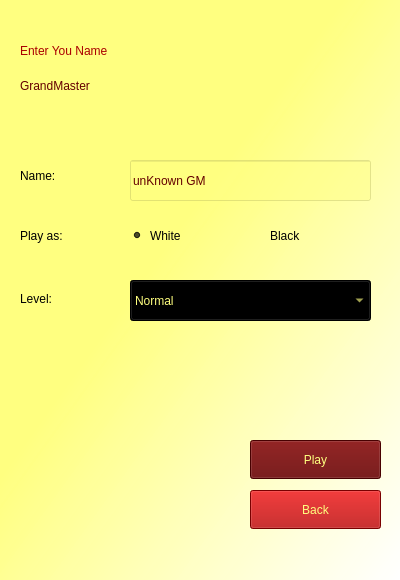
<?xml version="1.0" encoding="UTF-8"?>
<ui version="4.0">
 <class>GameStarterForm</class>
 <widget class="QWidget" name="GameStarterForm">
  <property name="geometry">
   <rect>
    <x>0</x>
    <y>0</y>
    <width>400</width>
    <height>580</height>
   </rect>
  </property>
  <property name="windowTitle">
   <string>Form</string>
  </property>
  <property name="styleSheet">
   <string notr="true">background-color: qlineargradient(spread:pad, x1:0.432, y1:0.409091, x2:1, y2:1, stop:0 rgba(255, 255, 127, 243), stop:1 rgba(255, 255, 255, 255));</string>
  </property>
  <widget class="QLabel" name="txtPlayerName_2">
   <property name="geometry">
    <rect>
     <x>20</x>
     <y>160</y>
     <width>91</width>
     <height>31</height>
    </rect>
   </property>
   <property name="styleSheet">
    <string notr="true">background-color: rgba(255, 255, 255, 0);
font: 18pt &quot;Cooper Black&quot;;</string>
   </property>
   <property name="text">
    <string>Name:</string>
   </property>
  </widget>
  <widget class="QLabel" name="txtPlayerName_4">
   <property name="geometry">
    <rect>
     <x>20</x>
     <y>283</y>
     <width>91</width>
     <height>31</height>
    </rect>
   </property>
   <property name="styleSheet">
    <string notr="true">background-color: rgba(255, 255, 255, 0);
font: 18pt &quot;Cooper Black&quot;;</string>
   </property>
   <property name="text">
    <string>Level:</string>
   </property>
  </widget>
  <widget class="QLabel" name="txtPlayerName_3">
   <property name="geometry">
    <rect>
     <x>20</x>
     <y>220</y>
     <width>91</width>
     <height>31</height>
    </rect>
   </property>
   <property name="styleSheet">
    <string notr="true">background-color: rgba(255, 255, 255, 0);
font: 18pt &quot;Cooper Black&quot;;</string>
   </property>
   <property name="text">
    <string>Play as:</string>
   </property>
  </widget>
  <widget class="QLabel" name="lbl">
   <property name="geometry">
    <rect>
     <x>20</x>
     <y>30</y>
     <width>321</width>
     <height>41</height>
    </rect>
   </property>
   <property name="styleSheet">
    <string notr="true">background-color: rgba(255, 255, 255, 0);
font: 26pt &quot;Cooper Black&quot;;
color:rgb(170, 0, 0);</string>
   </property>
   <property name="text">
    <string>Enter You Name </string>
   </property>
  </widget>
  <widget class="QLineEdit" name="txtPlayerName">
   <property name="geometry">
    <rect>
     <x>130</x>
     <y>160</y>
     <width>241</width>
     <height>41</height>
    </rect>
   </property>
   <property name="styleSheet">
    <string notr="true">background-color:rgba(255, 255, 127, 100);
font: 18pt &quot;Cooper Black&quot;;
color: rgb(100, 0, 0);</string>
   </property>
   <property name="text">
    <string>unKnown GM</string>
   </property>
  </widget>
  <widget class="QLabel" name="txtPlayerName_6">
   <property name="geometry">
    <rect>
     <x>230</x>
     <y>-20</y>
     <width>211</width>
     <height>201</height>
    </rect>
   </property>
   <property name="styleSheet">
    <string notr="true">background-color: rgba(255, 255, 255, 0);
font: 18pt &quot;Cooper Black&quot;;</string>
   </property>
   <property name="text">
    <string/>
   </property>
   <property name="pixmap">
    <pixmap>Images/playerhand.png</pixmap>
   </property>
   <property name="scaledContents">
    <bool>true</bool>
   </property>
  </widget>
  <widget class="QRadioButton" name="radioWhite">
   <property name="geometry">
    <rect>
     <x>130</x>
     <y>220</y>
     <width>151</width>
     <height>31</height>
    </rect>
   </property>
   <property name="styleSheet">
    <string notr="true">background-color: rgba(255, 255, 255, 0);
font: 18pt &quot;Cooper Black&quot;;</string>
   </property>
   <property name="text">
    <string>White</string>
   </property>
   <property name="checked">
    <bool>true</bool>
   </property>
  </widget>
  <widget class="QRadioButton" name="radioBlack">
   <property name="geometry">
    <rect>
     <x>250</x>
     <y>220</y>
     <width>121</width>
     <height>31</height>
    </rect>
   </property>
   <property name="styleSheet">
    <string notr="true">background-color: rgba(255, 255, 255, 0);
font: 18pt &quot;Cooper Black&quot;;</string>
   </property>
   <property name="text">
    <string>Black</string>
   </property>
  </widget>
  <widget class="QPushButton" name="btnPlay">
   <property name="geometry">
    <rect>
     <x>250</x>
     <y>440</y>
     <width>131</width>
     <height>39</height>
    </rect>
   </property>
   <property name="styleSheet">
    <string notr="true">font: 75 20pt &quot;Times New Roman&quot;;
background-color:rgb(100, 0, 0);
color: rgb(255, 255, 127);</string>
   </property>
   <property name="text">
    <string>Play</string>
   </property>
  </widget>
  <widget class="QPushButton" name="btnBack">
   <property name="geometry">
    <rect>
     <x>250</x>
     <y>490</y>
     <width>131</width>
     <height>39</height>
    </rect>
   </property>
   <property name="styleSheet">
    <string notr="true">font: 75 20pt &quot;Times New Roman&quot;;
background-color:rgb(170, 0, 0);
color: rgb(255, 255, 127);</string>
   </property>
   <property name="text">
    <string>Back</string>
   </property>
  </widget>
  <widget class="QComboBox" name="comLevel">
   <property name="geometry">
    <rect>
     <x>130</x>
     <y>280</y>
     <width>241</width>
     <height>41</height>
    </rect>
   </property>
   <property name="styleSheet">
    <string notr="true">font: 18pt &quot;Cooper Black&quot;;
background-color: rgb(0, 0, 0);
color: rgb(255, 255, 127);</string>
   </property>
   <property name="currentIndex">
    <number>1</number>
   </property>
   <item>
    <property name="text">
     <string>Easy</string>
    </property>
   </item>
   <item>
    <property name="text">
     <string>Normal</string>
    </property>
   </item>
   <item>
    <property name="text">
     <string>Hard</string>
    </property>
   </item>
  </widget>
  <widget class="QLabel" name="lbl_2">
   <property name="geometry">
    <rect>
     <x>20</x>
     <y>70</y>
     <width>301</width>
     <height>31</height>
    </rect>
   </property>
   <property name="styleSheet">
    <string notr="true">background-color: rgba(255, 255, 255, 0);
font: 28pt &quot;Cooper Black&quot;;
color:rgb(100, 0, 0);</string>
   </property>
   <property name="text">
    <string>GrandMaster</string>
   </property>
  </widget>
  <widget class="QLabel" name="txtPlayerName_7">
   <property name="geometry">
    <rect>
     <x>10</x>
     <y>350</y>
     <width>231</width>
     <height>231</height>
    </rect>
   </property>
   <property name="styleSheet">
    <string notr="true">background-color: rgba(255, 255, 255, 0);
font: 18pt &quot;Cooper Black&quot;;</string>
   </property>
   <property name="text">
    <string/>
   </property>
   <property name="pixmap">
    <pixmap>Images/logo.png</pixmap>
   </property>
   <property name="scaledContents">
    <bool>true</bool>
   </property>
  </widget>
  <zorder>txtPlayerName_2</zorder>
  <zorder>txtPlayerName_4</zorder>
  <zorder>txtPlayerName_3</zorder>
  <zorder>lbl</zorder>
  <zorder>radioWhite</zorder>
  <zorder>radioBlack</zorder>
  <zorder>btnPlay</zorder>
  <zorder>btnBack</zorder>
  <zorder>txtPlayerName_6</zorder>
  <zorder>comLevel</zorder>
  <zorder>lbl_2</zorder>
  <zorder>txtPlayerName</zorder>
  <zorder>txtPlayerName_7</zorder>
 </widget>
 <resources>
  <include location="Chess resources.qrc"/>
 </resources>
 <connections/>
</ui>
